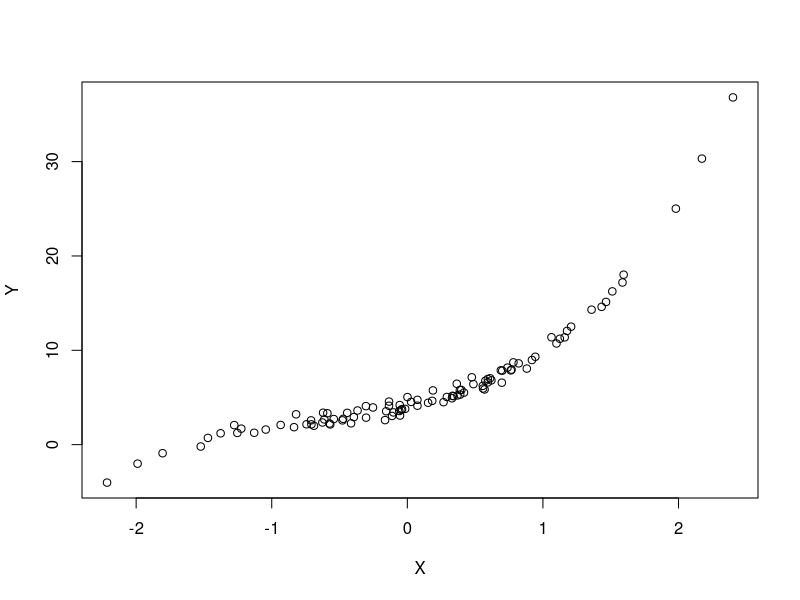
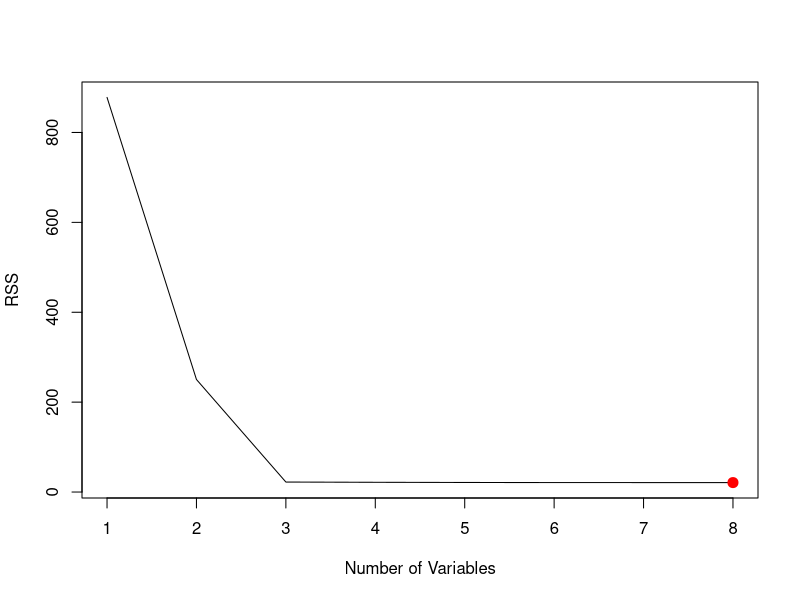
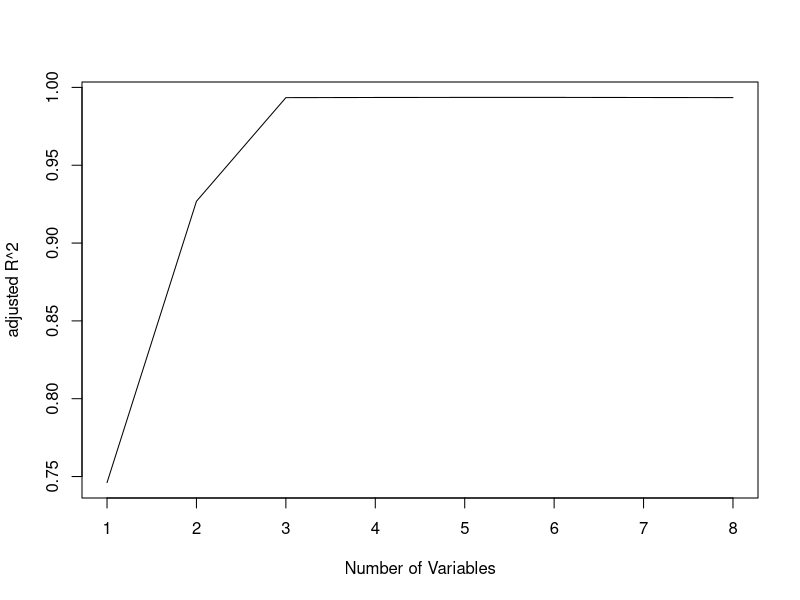
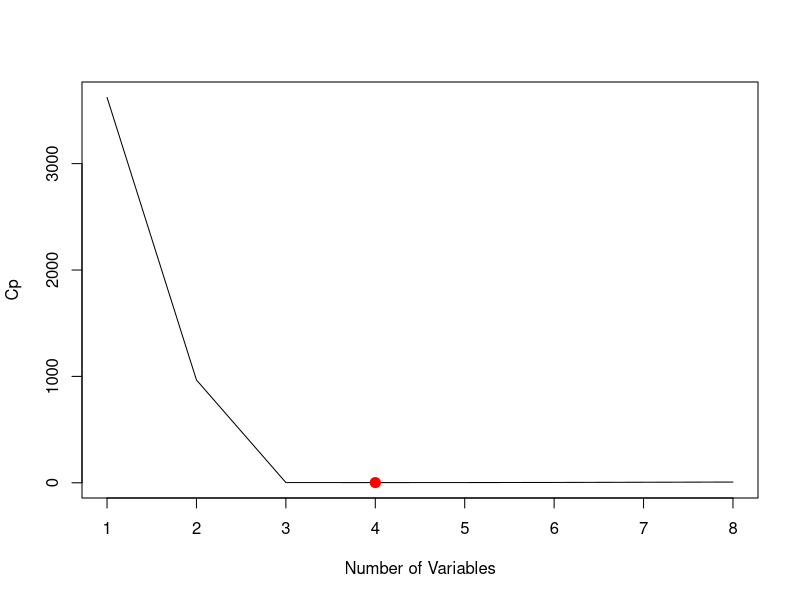
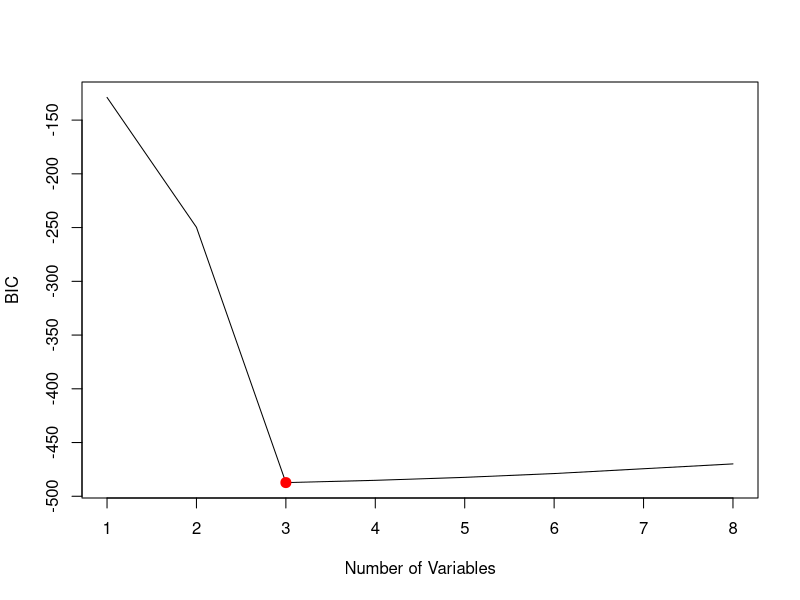
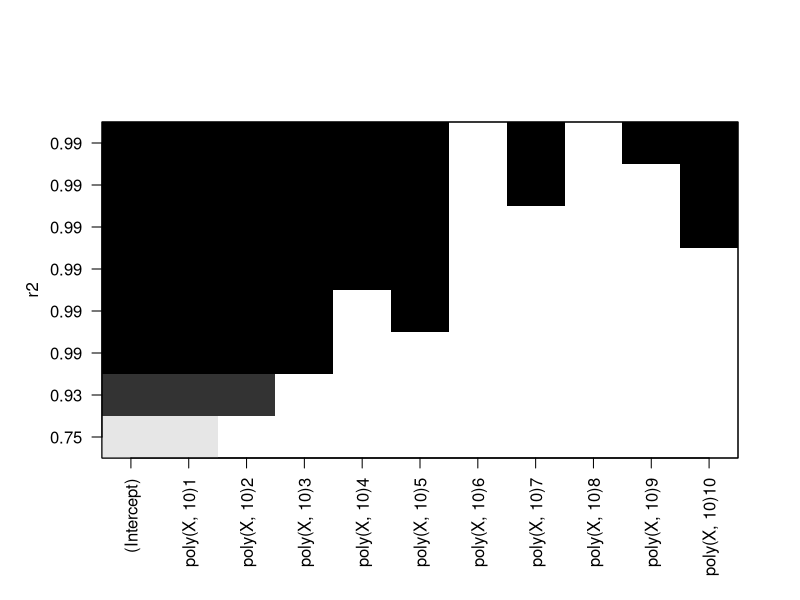
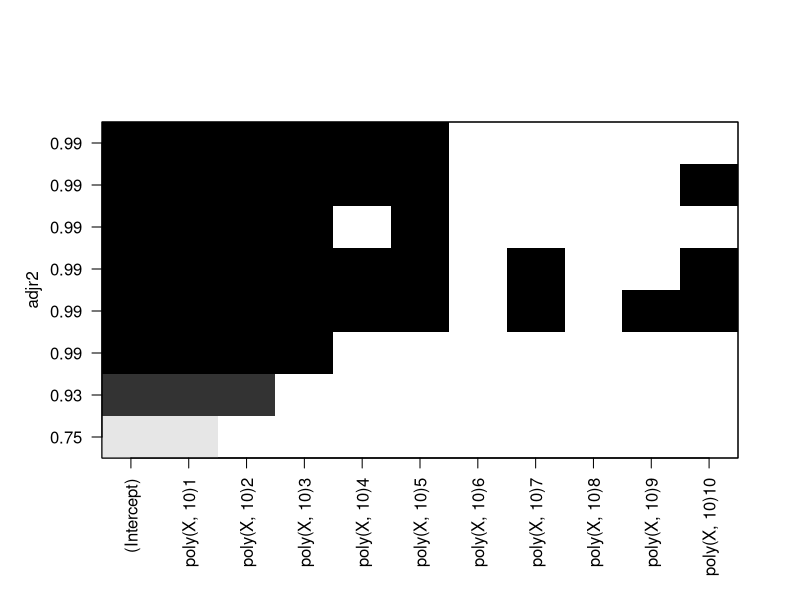
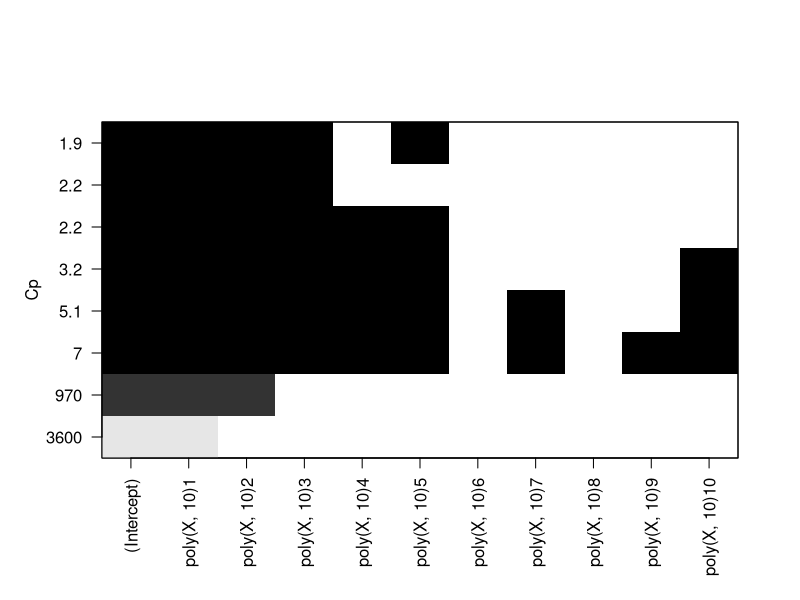

These charts were generated, in order, by the following R code:
#### 08 Applied ####

# Importing Libraries

library(leaps)

#### 8(a) ####

# Setting the seed
set.seed(1)

# Generating data for X
X = rnorm(100)

# Generating error vector
e = rnorm(100, 0, .5)

#### 8(b) ####

# Setting the beta values
beta0 = 4
beta1 = 3
beta2 = 2
beta3 = 1

# Creating data for Y using the formula
Y = beta0 + beta1*X + beta2*X^2 + beta3*X^3 + e

# Plotting function
plot(X, Y)

#### 8(c) ####

# Creating a dataframe with X and Y
df = data.frame(X,Y)

# Fitting best subset selection fit using a poly of 10
bss.fit = regsubsets(Y ~ poly(X, 10), data=df)

# Viewing the best j-variable fits
bss.fit.summary = summary(bss.fit)
bss.fit.summary

# Plotting the errors
par(mfrow=c(1,1))

## Plotting the relationship between the number of variables and RSS
plot(bss.fit.summary$rss, xlab="Number of Variables", ylab="RSS", type="l")
points(which.min(bss.fit.summary$rss), 
       bss.fit.summary$rss[which.min(bss.fit.summary$rss)], 
       col="red", 
       cex=2, 
       pch=20)

## Plotting the relationship between the number of variables and adjusted R^2
plot(bss.fit.summary$adjr2, xlab="Number of Variables", ylab="adjusted R^2", type="l")

## Plotting the relationship between the number of variables and Cp
plot(bss.fit.summary$cp, xlab="Number of Variables", ylab="Cp", type="l")
points(which.min(bss.fit.summary$cp), 
       bss.fit.summary$cp[which.min(bss.fit.summary$cp)], 
       col="red", 
       cex=2, 
       pch=20)

## Plotting the relationship between the number of variables and BIC 
plot(bss.fit.summary$bic, xlab="Number of Variables", ylab="BIC", type="l")
points(which.min(bss.fit.summary$bic), 
       bss.fit.summary$bic[which.min(bss.fit.summary$bic)], 
       col="red", 
       cex=2, 
       pch=20)

## Plotting with the built in function
par(mfrow=c(1,1))
plot(bss.fit, scale="r2")
plot(bss.fit, scale="adjr2")
plot(bss.fit, scale="Cp")
plot(bss.fit, scale="bic")

'Based on the graphs above: 
- r2 says the 8-variable model is the best model. However r^2 is not consider the number 
of variables
- adjusted r^2 says a 5-variable model is enough to represent the data
- Cp says a 4-variable model is enough
- BIC says the best model is a 3-variable model'

# Viewing the coefficient estimates based on the 3-variable model
coef(bss.fit, 3)

#### 8(d) ####

# Fitting the data using a forward stepwise selection
fss.fit = regsubsets(Y ~ poly(X, 10, raw=T), data=df, nvmax=10, method="forward")

# Viewing the best j-variable fits
fss.fit.summary = summary(fss.fit)
fss.fit.summary

# Plotting the errors
par(mfrow=c(2,2))

## Plotting the relationship between the number of variables and RSS
plot(fss.fit.summary$rss, xlab="Number of Variables", ylab="RSS", type="l")
points(which.min(fss.fit.summary$rss), 
       fss.fit.summary$rss[which.min(fss.fit.summary$rss)], 
       col="red", 
       cex=2, 
       pch=20)

## Plotting the relationship between the number of variables and adjusted R^2
plot(fss.fit.summary$adjr2, xlab="Number of Variables", ylab="adjusted R^2", type="l")
points(which.max(fss.fit.summary$adjr2), 
       fss.fit.summary$adjr2[which.max(fss.fit.summary$adjr2)], 
       col="red", 
       cex=2, 
       pch=20)

## Plotting the relationship between the number of variables and Cp
plot(fss.fit.summary$cp, xlab="Number of Variables", ylab="Cp", type="l")
points(which.min(fss.fit.summary$cp), 
       fss.fit.summary$cp[which.min(fss.fit.summary$cp)], 
       col="red", 
       cex=2, 
       pch=20)

## Plotting the relationship between the number of variables and BIC 
plot(fss.fit.summary$bic, xlab="Number of Variables", ylab="BIC", type="l")
points(which.min(fss.fit.summary$bic), 
       fss.fit.summary$bic[which.min(fss.fit.summary$bic)], 
       col="red", 
       cex=2, 
       pch=20)

## Plotting with the built in function
par(mfrow=c(1,1))
plot(fss.fit, scale="r2")
plot(fss.fit, scale="adjr2")
plot(fss.fit, scale="Cp")
plot(fss.fit, scale="bic")

# Viewing the coefficient estimates based on the 3-variable model
coefficients(fss.fit, 3)

'Based on the graphs of the forward stepwise selection:
- RSS says that the best model is a 5-variable model but doesnt include all the variables
- adjusted R^2 says that the best model is a 5-variable model
- Cp says that the best model is a 4-variable model
- BIC says that the best model is a 3-variable model'

# Fitting data sing backward stepwise selection
backss.fit = regsubsets(Y ~ poly(X, 10, raw=T), data=df, nvmax=10, method="backward")

# Viewing the best j-variable fits
backss.fit.summary = summary(backss.fit)
backss.fit.summary

## Plotting with the built in function
par(mfrow=c(1,1))
plot(backss.fit, scale="r2")
plot(backss.fit, scale="adjr2")
plot(backss.fit, scale="Cp")
plot(backss.fit, scale="bic")

# Viewing the coefficient estimates based on the 3-variable model
coefficients(backss.fit, 3)

'Based on the graphs of the forward stepwise selection:
- adjusted R^2 says that the best model is a 5-variable model
- Cp says that the best model is a 4-variable model
- BIC says that the best model is a 3-variable model'

#### 8(e) ####

# Importing library for lasso
library(glmnet)

# Setting the seed
set.seed(1)

# Fitting a lasso regression on df
lasso.fit = cv.glmnet(poly(df$X, 10), df$Y, alpha=1)

# PLotting the lambdas vs MSE
plot(lasso.fit)

# Getting the best lambda, the minimm
best.lambda = lasso.fit$lambda.min

# Refiting the data
best.model = glmnet(poly(df$X, 10), df$Y, alpha=1)

# Predicting using the best lambda
predict(best.model, s=best.lambda, type="coefficients")

'Based on the model, X, X^2, X^3 are very significant and X^4, X^5, and X^10 are also included with 
little significance.'

#### 8(f) ####

# Setting a value for beta7
beta7 = 7

# Setting up the formula
Y7 = beta0 + beta7*X^7 + e

# Creating a dataframe of X and Y7
df7 = data.frame(X, Y7)

# Ploting the data
plot(df7$X, df7$Y7)

# Fitting a best subset selection
bss.7 = regsubsets(Y7 ~ poly(X, 10, raw=T), data=df7, nvmax=10)

# Viewing the summary of the fit
bss.7.summary = summary(bss.7)
bss.7.summary

# Plotting the adjusted R^2 statistic
plot(bss.7, scale="adjr2")

# Plotting the BIC statistic
plot(bss.7, scale="bic")

## Comments: The best subset eelection is the predictor: X^7

# Viewing the coefficients of the predictors
coefficients(bss.7, 1)

# Fitting data using lasso

'We need to fit the data using lasso and determine the best lambda, once we determine 
the best lambda we preidct the reponse value using the best lambda.'
x = model.matrix(Y7 ~ poly(X, 10, raw=T), data=df7)[,-1]
y = df7$Y7

set.seed(1)

# Creating a boolean vector for train data
train = sample(1:length(x), length(x)/2)

# Created a test vector by choosing indicies that are not part of train
test = (-train)

lasso7.fit = cv.glmnet(x, y, alpha=1)
plot(lasso.fit)
best.lambda = lasso.fit$lambda.min

best.lambda.lasso = glmnet(x, y, alpha=1)
predict(best.lambda.lasso, s=best.lambda, type="coefficients")

## Comments: Both models predicted accurately that a 1-variable model consisting of X^7 is 
## the best. However BSS had a better estimate for the coefficients than Lasso. 
